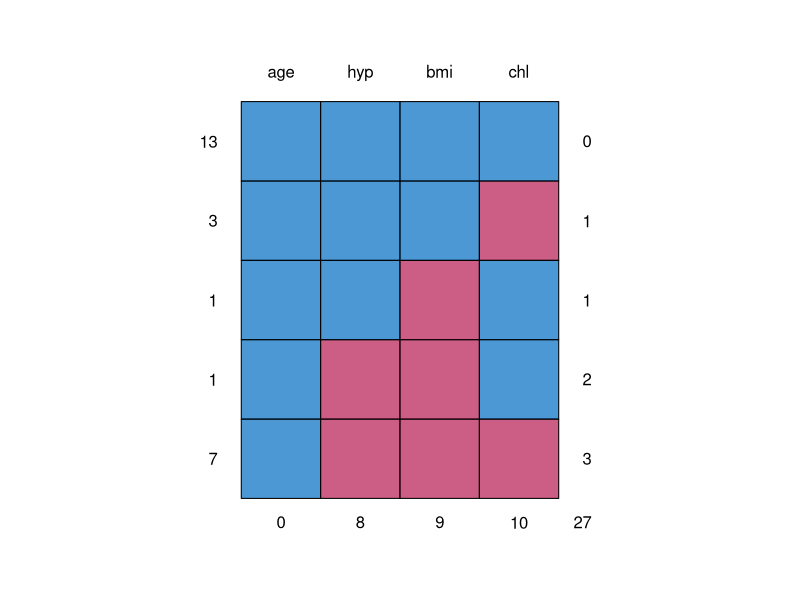
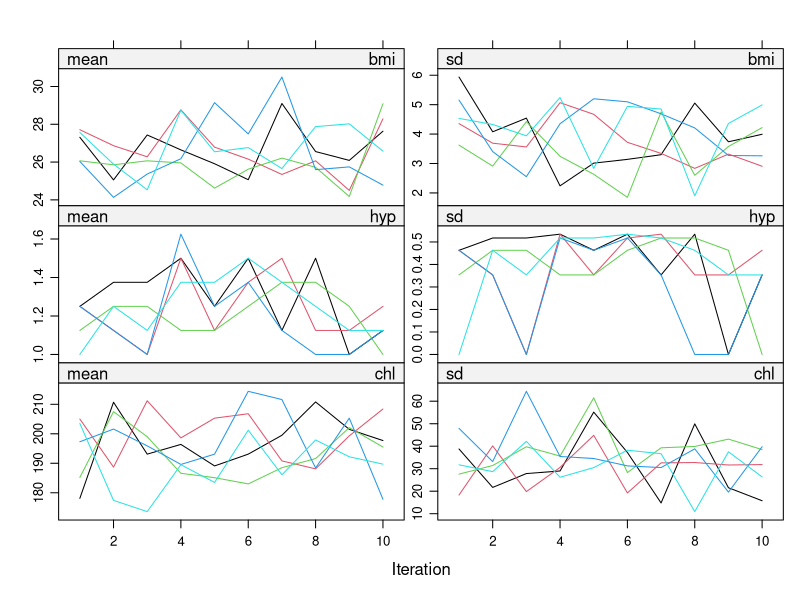

These figures' R source, in order:
library(mice)

nhanes

#complet case-analysis
model <- lm(chl ~ bmi + age, data = nhanes)
summary(model)

md.pattern(nhanes)

imp <- mice(nhanes, print = FALSE)
imp$predictorMatrix

imp <- mice(nhanes, print = FALSE, maxit = 10, seed = 24415) #10 iterations
plot(imp) #inspect the trace lines for convergence

fit <- with(imp, lm(chl ~ bmi + age))
coef(fit$analyses[[1]])

coef(fit$analyses[[2]])

est <- pool(fit)
summary(est)

summary(model)
